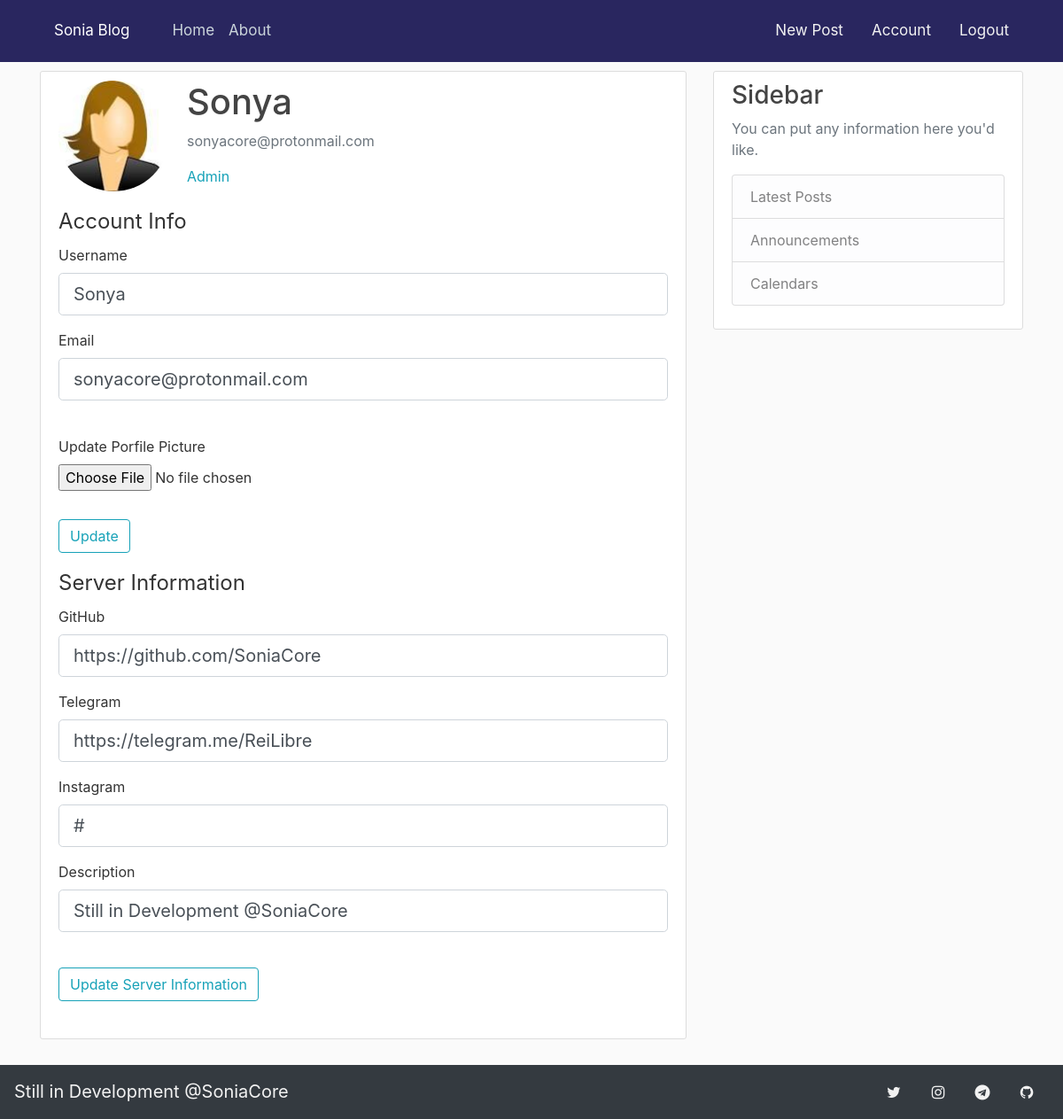
Page /account (signed in) on the committed database.
### app/models.py (models this page shows, shortened)
class ServerName(db.Model):
    id = db.Column(db.Integer,primary_key=True)
    servername = db.Column(db.String(20), unique=True, nullable=False)

class NavBar(db.Model):
    id = db.Column(db.Integer,primary_key=True)
    github = db.Column(db.String(80), unique=True, nullable=False,default='#')
    telegram = db.Column(db.String(80), unique=True, nullable=False,default='#')
    instagram = db.Column(db.String(80), unique=True, nullable=False,default='#')
    twitter = db.Column(db.String(80), unique=True, nullable=False,default='#')
    description = db.Column(db.String(80), unique=True, nullable=True,default=None)

class User(db.Model, UserMixin):
    id = db.Column(db.Integer,primary_key=True)
    username = db.Column(db.String(20), unique=True, nullable=False)
    email = db.Column(db.String(120), unique=True, nullable=False)
    image_file = db.Column(db.String(20),nullable=False,default='default.jpg')
    password = db.Column(db.String(60),nullable=False)
    posts = db.relationship('Post',backref='author',lazy=True)

### app/routes.py (the view)
@app.route('/account',methods=['GET','POST'])
@login_required
def account():
    form = UpdateAccountForm()
    updateinfo = ServerInfo()
    navchange = db.session.query(NavBar).first()
    if form.validate_on_submit():
        if form.picture.data:
            old_pic = current_user.image_file
            picture_file = save_picture(form.picture.data)
            current_user.image_file = picture_file
            if old_pic != 'default.jpg':
                os.remove(os.path.join(app.root_path, 'static/profile', old_pic))
        current_user.username = form.username.data
        current_user.email = form.email.data
        db.session.commit()
        flash('your account has been updated!' , category='success')
        return redirect(url_for('account'))
    elif request.method == 'GET':
        form.username.data = current_user.username
        form.email.data = current_user.email
    if current_user.username in allowed_user: # admin mode
        if updateinfo.validate_on_submit():
            navchange.github = updateinfo.github.data
            navchange.telegram = updateinfo.telegram.data
            navchange.instagram = updateinfo.instagram.data
            navchange.twitter = updateinfo.twitter.data
            navchange.description = updateinfo.description.data
            db.session.commit()
            flash('your blog information been updated!' , category='success')
        elif request.method == 'GET':
            updateinfo.github.data = navchange.github
            updateinfo.telegram.data = navchange.telegram
            updateinfo.instagram.data = navchange.instagram
            updateinfo.twitter.data = navchange.twitter
            updateinfo.description.data = navchange.description
    imagefile = url_for('static', filename =f"profile/{current_user.image_file}")
    return render_template('account.html',
    title = 'My Profile',
    profile = imagefile ,
    form = form ,
    updateinfo = updateinfo ,
    allowed_user = allowed_user,
    nav = nav)

### app/forms.py (shortened to what this page needs)
class UpdateAccountForm(FlaskForm):
    username = StringField('Username',
                            validators=[DataRequired(),
                            Length(min=2,max=10)])
    email = StringField('Email',
                            validators=[DataRequired(),
                            Email()])
    picture = FileField('Update Porfile Picture',
                            validators=[FileAllowed(['jpg','png','jpeg'])])
    submit = SubmitField('Update')

class ServerInfo(FlaskForm):
    github = StringField('GitHub',
                            validators=[DataRequired(),
                            Length(max=80)])
    telegram = StringField('Telegram',
                            validators=[DataRequired(),
                            Length(max=80)])
    instagram = StringField('Instagram',
                            validators=[DataRequired(),
                            Length(max=80)])
    twitter = StringField('Twitter',
                            validators=[DataRequired(),
                            Length(max=80)])
    description = StringField('Description',
                            validators=[DataRequired(),
                            Length(max=240)])
    submit = SubmitField('Update Server Information')

### app/models.py (called while the page is built)
@login_manager.user_loader
def get_user(user_id):
    return User.query.get(int(user_id))

### app/routes.py (called while the page is built)
def servername():
    name = db.session.query(ServerName).all()
    for query in name:
        return query.servername

@app.context_processor
def name():
    info = {
         'servername':   f'{servername()}'
     }
    return dict(info=info)

### app/templates/account.html (shortened to what this page needs)
{% extends "layout.html" %}
{% block content %}
<div class="content-section">
    <div class="media">
      <img class="rounded-circle account-img" src="{{ profile }}">
      <div class="media-body">
        <h2 class="account-heading">{{ current_user.username }}</h2>
        <p class="text-secondary">{{ current_user.email }}</p>
        {% if current_user.username in allowed_user %}
            <p class="text-secondary text-info">Admin</p>
        {% endif %}
      </div>
    </div>
    <form method="POST" action="" enctype="multipart/form-data">
        <fieldset class="form-group">
        <legend class="border-primary mb-2">Account Info</legend>
        <div class="form-group">
            {{ form.username.label(class="form-control-label") }}
            {% if form.username.errors %}
                {{ form.username(class="form-control form-control-lg is-invalid") }}
                <div class="invalid-feedback">
                    {% for error in form.username.errors %}
                        <span>{{ error }}</span>
                    {% endfor %}
                </div>
            {% else %}
                {{ form.username(class="form-control form-control-lg") }}
            {% endif %}
        </div>
        <div class="form-group">
            {{ form.email.label(class="form-control-label") }}
            {% if form.email.errors %}
                {{ form.email(class="form-control form-control-lg is-invalid") }}
                <div class="invalid-feedback">
                    {% for error in form.email.errors %}
                        <span>{{ error }}</span>
                    {% endfor %}
                </div>
            {% else %}
                {{ form.email(class="form-control form-control-lg") }}
            {% endif %}
        </div>
        <br>
        <div class="form-group">
            {{ form.picture.label() }}
            {{ form.picture(class="form-control-file") }}
        </div>
        </fieldset>
        <div class="form-group">
            {{ form.submit(class="btn btn-outline-info") }}
        </div>
        {% if current_user.username in allowed_user %}
        <fieldset class="form-group">
        <legend class="border-primary mb-2">Server Information</legend>
        <div class="form-group">
            {{ updateinfo.github.label(class="form-control-label") }}
            {% if updateinfo.github.errors %}
                {{ updateinfo.github(class="form-control form-control-lg is-invalid") }}
                <div class="invalid-feedback">
                    {% for error in updateinfo.github.errors %}
                        <span>{{ error }}</span>
                    {% endfor %}
                </div>
            {% else %}
                {{ updateinfo.github(class="form-control form-control-lg") }}
            {% endif %}
        </div>
        <div class="form-group">
            {{ updateinfo.telegram.label(class="form-control-label") }}
            {% if updateinfo.telegram.errors %}
                {{ updateinfo.telegram(class="form-control form-control-lg is-invalid") }}
                <div class="invalid-feedback">
                    {% for error in updateinfo.telegram.errors %}
                        <span>{{ error }}</span>
                    {% endfor %}
                </div>
            {% else %}
                {{ updateinfo.telegram(class="form-control form-control-lg") }}
            {% endif %}
        </div>
        <div class="form-group">
            {{ updateinfo.instagram.label(class="form-control-label") }}
            {% if updateinfo.instagram.errors %}
                {{ updateinfo.instagram(class="form-control form-control-lg is-invalid") }}
                <div class="invalid-feedback">
                    {% for error in updateinfo.instagram.errors %}
                        <span>{{ error }}</span>
                    {% endfor %}
                </div>
            {% else %}
                {{ updateinfo.instagram(class="form-control form-control-lg") }}
            {% endif %}
        </div>
        <div class="form-group">
            {{ updateinfo.description.label(class="form-control-label") }}
            {% if updateinfo.description.errors %}
                {{ updateinfo.description(class="form-control form-control-lg is-invalid") }}
                <div class="invalid-feedback">
                    {% for error in updateinfo.description.errors %}
                        <span>{{ error }}</span>
                    {% endfor %}
                </div>
            {% else %}
                {{ updateinfo.description(class="form-control form-control-lg") }}
            {% endif %}
        </div>
        {% endif %}
        <br>
        <div class="form-group">
            {{ updateinfo.submit(class="btn btn-outline-info") }}
        </div>
    </form>
    </div>
{% endblock content %}

### app/templates/layout.html (shortened to what this page needs)
<!DOCTYPE html>
<html lang="en">
<head>
    <link rel="stylesheet" href="https://cdn.jsdelivr.net/npm/bootstrap@4.0.0/dist/css/bootstrap.min.css">
    <link rel="stylesheet" type="text/css" href="{{ url_for('static', filename='main.css') }}">
    <link rel="stylesheet" href="https://cdnjs.cloudflare.com/ajax/libs/font-awesome/4.7.0/css/font-awesome.min.css">
</head>
<body>
    <header class="site-header">
        <nav class="navbar navbar-expand-md navbar-dark bg-steel fixed-top">
          <div class="container">
            <a class="navbar-brand mr-4" href="/">{{ info.servername }}</a>
            <div class="collapse navbar-collapse" id="navbarToggle">
              <div class="navbar-nav mr-auto">
                <a class="nav-item nav-link" href="{{ url_for('home') }}">Home</a>
                <a class="nav-item nav-link" href="{{ url_for('about') }}">About</a>
              </div>
              <div class="navbar-auth">
              {% if current_user.is_authenticated %}
                <a class="nav-item nav-link" href="{{ url_for('logout') }}">Logout</a>
                <a class="nav-item nav-link" href="{{ url_for('account') }}">Account</a>
                <a class="nav-item nav-link" href="{{ url_for('new_post') }}">New Post</a>
              {% else %}
                <a class="nav-item nav-link" href="{{ url_for('login') }}">Login</a>
                <a class="nav-item nav-link" href="{{ url_for('register') }}">Register</a>
              {% endif %}
              </div>
            </div>
           </div>
        </nav>
      </header>
    <header class="site-header">
      <nav class="navbar navbar-dark bg-dark fixed-bottom">
        {% for navbar in nav %}
        <div class="navbar-down">
         <a href="{{ navbar.github }}" class="fa fa-github"></a>
         <a href="{{ navbar.telegram }}" class="fa fa-telegram"></a>
         <a href="{{ navbar.instagram }}" class="fa fa-instagram"></a>
         <a href="{{ navbar.twitter }}" class="fa fa-twitter"></a>
        </div>
        <p class="navbar-info"> {{ navbar.description }}</p>
       </nav>
       {% endfor %}
      </header>
      <main role="main" class="container">
        <div class="row">
          <div class="col-md-8">
            {% block content %}{% endblock %}
          </div>
          <div class="col-md-4">
            <div class="content-section">
              <h3>Sidebar</h3>
              <p class='text-muted'>You can put any information here you'd like.
                <ul class="list-group">
                  <li class="list-group-item list-group-item-light">Latest Posts</li>
                  <li class="list-group-item list-group-item-light">Announcements</li>
                  <li class="list-group-item list-group-item-light">Calendars</li>
                </ul>
              </p>
            </div>
          </div>
        </div>
      </main>
  </body>
</html>

### app/static/main.css (style rules this page uses)
body { background: #fafafa; color: #333333; margin-top: 5rem; }
h1, h2, h3, h4, h5, h6 { color: #444444; }
.bg-steel { background-color: #29265f; }
.site-header .navbar-nav .nav-link { color: #cbd5db; }
.content-section { background: #ffffff; padding: 10px 20px; border: 1px solid #dddddd; border-radius: 3px; margin-bottom: 20px; }
.account-img { height: 125px; width: 125px; margin-right: 20px; margin-bottom: 16px; }
.account-heading { font-size: 2.5rem; }
html { scroll-behavior: smooth; }
.navbar-auth { width: 100%; }
.navbar-down { overflow: hidden; bottom: 0; width: 100%; }
.navbar-info { color: #f2f2f2; position: fixed; font-size: 20px; bottom: 0; width: 100%; }
.navbar a { float: right; display: block; color: #f2f2f2; text-align: center; padding: 14px 16px; text-decoration: none; font-size: 17px; padding: 5; }
.fa { padding: 20px; font-size: 30px; width: 50px; text-align: center; text-decoration: none; border-radius: 50%; }
body { padding-bottom: 70px; }

### rows in the picture
ServerName: servername "Sonia Blog"
NavBar: description "Still in Development @SoniaCore", github "https://github.com/SoniaCore", telegram "https://telegram.me/ReiLibre", instagram "#"
User: username "Sonya", email "sonyacore@protonmail.com"

### other values in the picture
{{ updateinfo.github.label(class="form-control-label") }} "GitHub"
{{ updateinfo.telegram.label(class="form-control-label") }} "Telegram"
{{ updateinfo.instagram.label(class="form-control-label") }} "Instagram"
{{ updateinfo.description.label(class="form-control-label") }} "Description"
